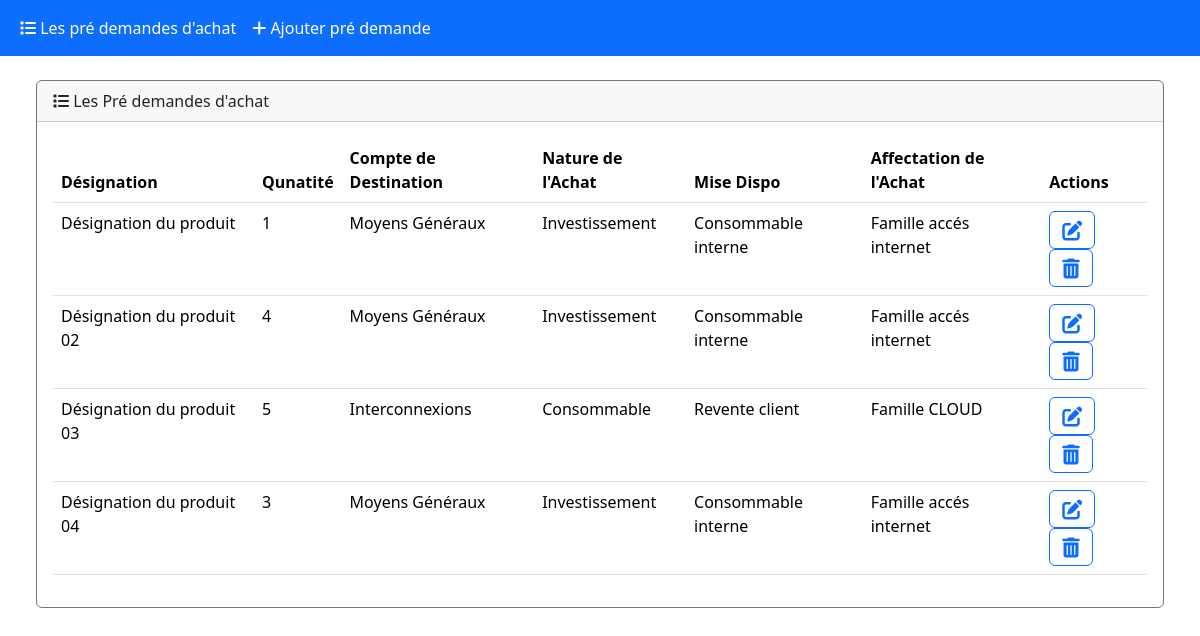
The page /icosnet/ on the database as committed earlier.
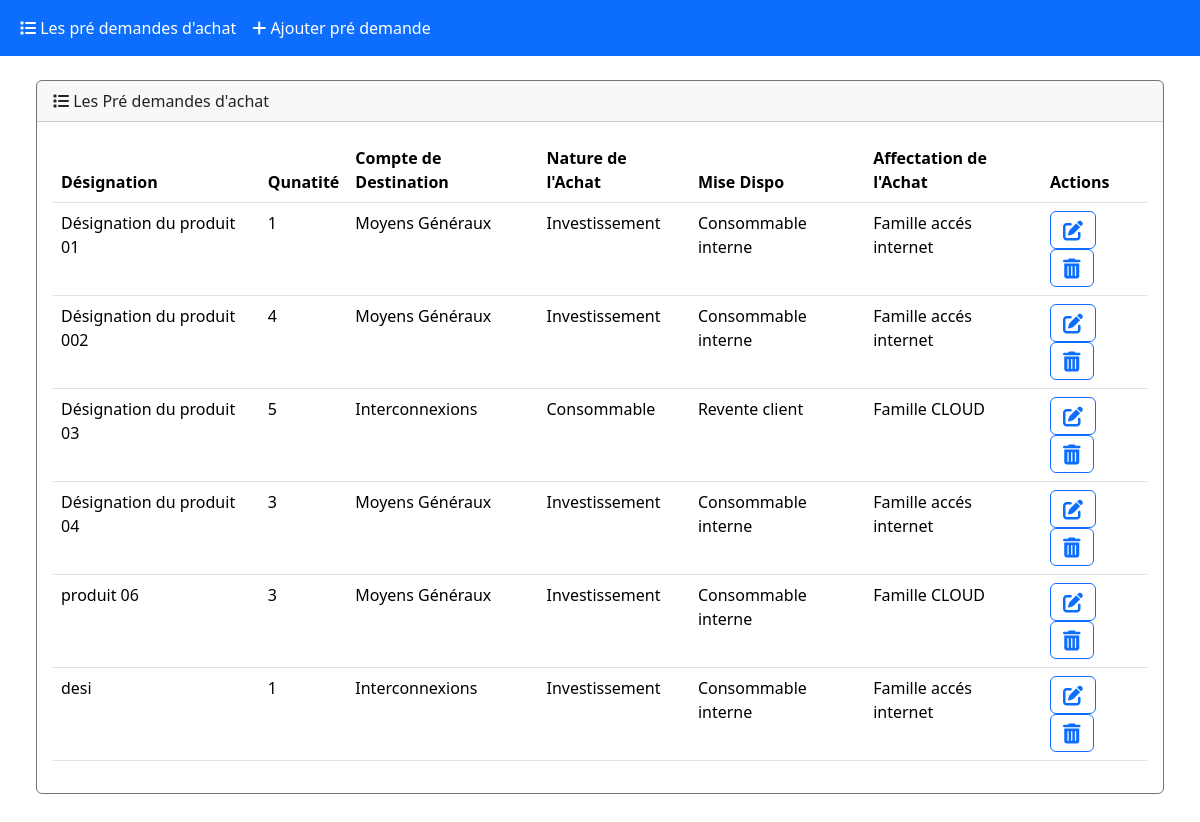
The same page on the database as committed later.
### core/models.py (models this page shows, shortened)
class PreDemande(models.Model):
    class DestinationCompte(models.TextChoices):
        MGX = 'MGX', _('Moyens Généraux')
        INT = 'INT', _('Interconnexions')
    class NatureAchat(models.TextChoices):
        Investissement = '001', _('Investissement')
        Service = '002', _('Service')
        Consommable = '003', _('Consommable')
        Autre = '004', _('Autre')
    class MiseDispo(models.TextChoices):
        Cosommable_interne = '001', _('Consommable interne')
        Revente_client = '002', _('Revente client')
        Stock = '003', _('Stock')
        Autre = '004', _('Autre')
    class AffectationAchat(models.TextChoices):
        Famille_accés_internet = '001', _('Famille accés internet')
        Famille_Communication_unifié = '002', _('Famille Communication unifié')
        Famille_CLOUD = '003', _('Famille CLOUD')
    designation = models.CharField(_("Désignation"),max_length=250,null=False,blank=False)
    qtt = models.IntegerField(_("Quantité"),null=False,blank=False)
    destinationCompte = models.CharField(
        _("Compte de Destination"),
        max_length=15,
        choices=DestinationCompte.choices,
        default=DestinationCompte.MGX)
    natureAchat = models.CharField(
        _("Nature de l'Achat"),
        max_length=14,
        choices=NatureAchat.choices,
        default=NatureAchat.Investissement)
    miseDiso = models.CharField(
        _("miseDispo"),
        max_length=18,
        choices=MiseDispo.choices,
        default=MiseDispo.Cosommable_interne)
    affectationAchat = models.CharField(
        _("Affectation de l'Achat"),
        max_length=30,
        choices=AffectationAchat.choices,
        default=AffectationAchat.Famille_accés_internet)

### core/views.py (the view)
# urls.py: path('icosnet/', views.index, name='index'),
def index(request):
    predemandes = PreDemande.objects.all()
    return render(request, 'core/index.html', {'predemandes': predemandes})

### core/templates/core/index.html (shortened to what this page needs)
{% extends 'core/base.html' %}
{% block body %}
<div class="container-fluid">
  <div class="m-4">
      <div class="row">
          <div class="col-12">
              <div class="card border-secondary mb-3" style="ms-4 mb-4">
                  <div class="card-header"> <i class="fa-solid fa-list"></i> Les Pré demandes d'achat </div>
                  <div class="card-body">
                      <div class="table-responsive">
                          <table class="table table-hover">
                              <thead>
                                <tr>
                                  <th scope="col">Désignation</th>
                                  <th scope="col">Qunatité</th>
                                  <th scope="col">Compte de Destination</th>
                                  <th scope="col">Nature de l'Achat</th>
                                  <th scope="col">Mise Dispo</th>
                                  <th scope="col">Affectation de l'Achat</th>
                                  <th scope="col">Actions</th>
                                </tr>
                              </thead>
                              <tbody>
                              {% for predemande in predemandes %}
                                <tr>
                                  <td>{{ predemande.designation }}</td>
                                  <td>{{ predemande.qtt }}</td>
                                  <td>{{ predemande.get_destinationCompte_display }}</td>
                                  <td>{{ predemande.get_natureAchat_display }}</td>
                                  <td>{{ predemande.get_miseDiso_display }}</td>
                                  <td>{{ predemande.get_affectationAchat_display }}</td>
                                  <td>  <a class="btn btn-outline-primary" href="{% url 'core:edit' predemande.id %}">
                                    <i class="fa-solid fa-pen-to-square fa-lg"></i>
                                  </a>
                                  <button type="button" class="btn btn-outline-primary" data-bs-toggle="modal" data-bs-target="#core:delete{{predemande.id}}">
                                    <i class="fa-solid fa-trash-can fa-lg"></i>
                                  </button>
                                </td>
                                </tr>
                                {% endfor %}
                              </tbody>
                            </table>
                      </div>
                  </div>
                </div>
          </div>
         </div>
  </div>
</div>
{%endblock%}

### core/templates/core/base.html (shortened to what this page needs)
<!DOCTYPE html>
<html>
<head>
    <link rel="stylesheet" href="https://cdnjs.cloudflare.com/ajax/libs/font-awesome/6.4.2/css/all.min.css" />
    <link href="https://cdn.jsdelivr.net/npm/bootstrap@5.3.1/dist/css/bootstrap.min.css" rel="stylesheet">
</head>
<body>
    <nav class="navbar navbar-expand-lg bg-primary" data-bs-theme="dark">
        <div class="container-fluid">
          <div class="collapse navbar-collapse" id="navbarColor01">
            <ul class="navbar-nav me-auto">
              <li class="nav-item">
                <a class="nav-link active" href="{% url 'core:index' %}"> <i class="fa-solid fa-list"></i> Les pré demandes d'achat
                </a>
              </li>
              <li class="nav-item">
                <a class="nav-link active" href="{% url 'core:create_predemande' %}"> <i class="fa-solid fa-plus"></i> Ajouter pré demande</a>
              </li>
            </ul>
          </div>
        </div>
      </nav>
      {%block body%}
      {%endblock%}
</body>
</html>

Rows that differ between the two databases and show on the page:
changed PreDemande: designation "Désignation du produit" → "Désignation du produit 01"
changed PreDemande: designation "Désignation du produit 02" → "Désignation du produit 002"
added PreDemande: designation "produit 06", qtt "3", destinationCompte "Moyens Généraux", natureAchat "Investissement", miseDiso "Consommable interne", affectationAchat "Famille CLOUD"
added PreDemande: designation "desi", qtt "1", destinationCompte "Interconnexions", natureAchat "Investissement", miseDiso "Consommable interne", affectationAchat "Famille accés internet"
